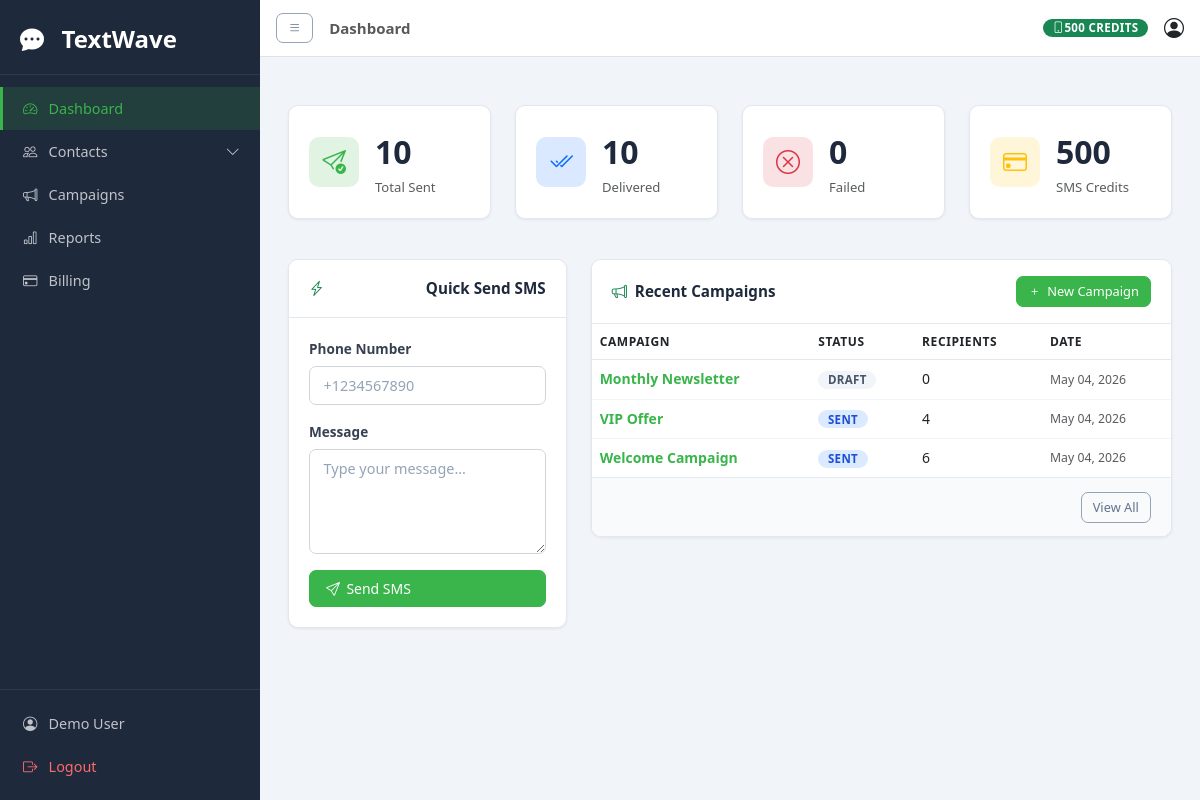
Screenshot of / (signed in) with the database file from the repository.
### apps/accounts/models.py (models this page shows, shortened)
class UserProfile(models.Model):
    user = models.OneToOneField(User, on_delete=models.CASCADE, related_name='profile')
    phone = models.CharField(max_length=20, blank=True)
    company = models.CharField(max_length=100, blank=True)
    sms_balance = models.IntegerField(default=0)
    api_key = models.CharField(max_length=64, unique=True, default='')
    sender_id = models.CharField(max_length=11, default='TextWave')
    created_at = models.DateTimeField(auto_now_add=True)
    updated_at = models.DateTimeField(auto_now=True)

### apps/campaigns/models.py (models this page shows, shortened)
class Campaign(models.Model):
    STATUS_CHOICES = [
        ('draft', 'Draft'), ('scheduled', 'Scheduled'), ('sending', 'Sending'),
        ('sent', 'Sent'), ('failed', 'Failed'),
    ]
    name = models.CharField(max_length=200)
    message = models.TextField()
    sender_id = models.CharField(max_length=11, default='TextWave')
    status = models.CharField(max_length=20, choices=STATUS_CHOICES, default='draft')
    scheduled_at = models.DateTimeField(null=True, blank=True)
    user = models.ForeignKey(User, on_delete=models.CASCADE, related_name='campaigns')
    created_at = models.DateTimeField(auto_now_add=True)
    updated_at = models.DateTimeField(auto_now=True)
    class Meta:
        ordering = ['-created_at']
    def total_recipients(self):
        return self.recipients.count()

### apps/core/views.py (the view)
# urls.py: path('', views.dashboard, name='dashboard'),
@login_required
def dashboard(request):
    user = request.user
    total_sent = CampaignRecipient.objects.filter(campaign__user=user).exclude(status='pending').count()
    delivered = CampaignRecipient.objects.filter(campaign__user=user, status='delivered').count()
    failed = CampaignRecipient.objects.filter(campaign__user=user, status='failed').count()
    balance = user.profile.sms_balance
    recent_campaigns = Campaign.objects.filter(user=user)[:5]
    contact_count = Contact.objects.filter(user=user).count()
    return render(request, 'core/dashboard.html', {
        'total_sent': total_sent, 'delivered': delivered, 'failed': failed,
        'balance': balance, 'recent_campaigns': recent_campaigns, 'contact_count': contact_count,
    })

### templates/core/dashboard.html (shortened to what this page needs)
{% extends 'base.html' %}
{% block page_title %}Dashboard{% endblock %}
{% block content %}
<div class="row g-4 mb-4">
    <div class="col-sm-6 col-lg-3">
        <div class="stat-card">
            <div class="d-flex align-items-center gap-3">
                <div class="stat-icon" style="background: rgba(57,181,75,0.15);">
                    <i class="bi bi-send-check" style="color: #39B54B;"></i>
                </div>
                <div>
                    <div class="fs-2 fw-bold">{{ total_sent }}</div>
                    <div class="text-muted small">Total Sent</div>
                </div>
            </div>
        </div>
    </div>
    <div class="col-sm-6 col-lg-3">
        <div class="stat-card">
            <div class="d-flex align-items-center gap-3">
                <div class="stat-icon" style="background: rgba(13,110,253,0.15);">
                    <i class="bi bi-check2-all" style="color: #0d6efd;"></i>
                </div>
                <div>
                    <div class="fs-2 fw-bold">{{ delivered }}</div>
                    <div class="text-muted small">Delivered</div>
                </div>
            </div>
        </div>
    </div>
    <div class="col-sm-6 col-lg-3">
        <div class="stat-card">
            <div class="d-flex align-items-center gap-3">
                <div class="stat-icon" style="background: rgba(220,53,69,0.15);">
                    <i class="bi bi-x-circle" style="color: #dc3545;"></i>
                </div>
                <div>
                    <div class="fs-2 fw-bold">{{ failed }}</div>
                    <div class="text-muted small">Failed</div>
                </div>
            </div>
        </div>
    </div>
    <div class="col-sm-6 col-lg-3">
        <div class="stat-card">
            <div class="d-flex align-items-center gap-3">
                <div class="stat-icon" style="background: rgba(255,193,7,0.15);">
                    <i class="bi bi-credit-card" style="color: #ffc107;"></i>
                </div>
                <div>
                    <div class="fs-2 fw-bold">{{ balance }}</div>
                    <div class="text-muted small">SMS Credits</div>
                </div>
            </div>
        </div>
    </div>
</div>
<div class="row g-4">
    <div class="col-lg-4">
        <div class="card h-100">
            <div class="card-header d-flex align-items-center gap-2">
                <i class="bi bi-lightning-charge text-success"></i>
                <span>Quick Send SMS</span>
            </div>
            <div class="card-body">
                <form method="post" action="{% url 'core:quick_send' %}">
                    <div class="mb-3">
                        <label class="form-label fw-semibold">Phone Number</label>
                        <input type="text" name="phone" class="form-control" placeholder="+1234567890" required>
                    </div>
                    <div class="mb-3">
                        <label class="form-label fw-semibold">Message</label>
                        <textarea name="message" class="form-control" rows="4" placeholder="Type your message..." required></textarea>
                    </div>
                    <button type="submit" class="btn btn-primary w-100">
                        <i class="bi bi-send"></i> Send SMS
                    </button>
                </form>
            </div>
        </div>
    </div>
    <div class="col-lg-8">
        <div class="card">
            <div class="card-header d-flex align-items-center justify-content-between">
                <div class="d-flex align-items-center gap-2">
                    <i class="bi bi-megaphone text-success"></i>
                    <span>Recent Campaigns</span>
                </div>
                <a href="{% url 'campaigns:campaign_create' %}" class="btn btn-success btn-sm">
                    <i class="bi bi-plus"></i> New Campaign
                </a>
            </div>
            <div class="card-body p-0">
                <div class="table-responsive">
                    <table class="table table-hover mb-0">
                        <thead>
                            <tr>
                                <th>Campaign</th>
                                <th>Status</th>
                                <th>Recipients</th>
                                <th>Date</th>
                            </tr>
                        </thead>
                        <tbody>
                            {% for campaign in recent_campaigns %}
                            <tr>
                                <td>
                                    <a href="{% url 'campaigns:campaign_detail' campaign.pk %}" class="text-decoration-none fw-semibold">
                                        {{ campaign.name }}
                                    </a>
                                </td>
                                <td>
                                    <span class="badge badge-{{ campaign.status }}">{{ campaign.get_status_display }}</span>
                                </td>
                                <td>{{ campaign.total_recipients }}</td>
                                <td class="text-muted small">{{ campaign.created_at|date:"M d, Y" }}</td>
                            </tr>
                            {% empty %}
                            <tr>
                                <td colspan="4" class="text-center text-muted py-4">
                                    No campaigns yet. <a href="{% url 'campaigns:campaign_create' %}">Create one</a>
                                </td>
                            </tr>
                            {% endfor %}
                        </tbody>
                    </table>
                </div>
            </div>
            {% if recent_campaigns %}
            <div class="card-footer text-end">
                <a href="{% url 'campaigns:campaign_list' %}" class="btn btn-outline-secondary btn-sm">View All</a>
            </div>
            {% endif %}
        </div>
    </div>
</div>
{% endblock %}

### templates/base.html (shortened to what this page needs)
{% load static %}
<!DOCTYPE html>
<html lang="en">
<head>
    <link rel="stylesheet" href="https://cdn.jsdelivr.net/npm/bootstrap@5.3.0/dist/css/bootstrap.min.css">
    <link rel="stylesheet" href="https://cdn.jsdelivr.net/npm/bootstrap-icons@1.11.0/font/bootstrap-icons.css">
    <link rel="stylesheet" href="{% static 'css/main.css' %}">
</head>
<body>
    <div class="d-flex" id="wrapper">
        <nav id="sidebar" class="sidebar">
            <div class="sidebar-brand">
                <i class="bi bi-chat-dots-fill text-white me-2" style="font-size: 1.5rem;"></i>
                <span class="text-white fw-bold fs-4">TextWave</span>
            </div>
            <ul class="sidebar-nav list-unstyled">
                <li>
                    <a href="{% url 'core:dashboard' %}" class="sidebar-link {% if request.resolver_match.url_name == 'dashboard' %}active{% endif %}">
                        <i class="bi bi-speedometer2"></i> Dashboard
                    </a>
                </li>
                <li>
                    <a href="#contactsSubmenu" data-bs-toggle="collapse" class="sidebar-link">
                        <i class="bi bi-people"></i> Contacts <i class="bi bi-chevron-down ms-auto"></i>
                    </a>
                </li>
                <li>
                    <a href="{% url 'campaigns:campaign_list' %}" class="sidebar-link {% if request.resolver_match.namespace == 'campaigns' %}active{% endif %}">
                        <i class="bi bi-megaphone"></i> Campaigns
                    </a>
                </li>
                <li>
                    <a href="{% url 'reports:report_list' %}" class="sidebar-link {% if request.resolver_match.namespace == 'reports' %}active{% endif %}">
                        <i class="bi bi-bar-chart"></i> Reports
                    </a>
                </li>
                <li>
                    <a href="{% url 'billing:billing' %}" class="sidebar-link {% if request.resolver_match.namespace == 'billing' %}active{% endif %}">
                        <i class="bi bi-credit-card"></i> Billing
                    </a>
                </li>
            </ul>
            <div class="sidebar-footer">
                <a href="{% url 'accounts:profile' %}" class="sidebar-link">
                    <i class="bi bi-person-circle"></i> {{ request.user.get_full_name|default:request.user.username }}
                </a>
                <a href="{% url 'accounts:logout' %}" class="sidebar-link" style="color: #ff6b6b;">
                    <i class="bi bi-box-arrow-right"></i> Logout
                </a>
            </div>
        </nav>
        <div id="page-content-wrapper" class="flex-grow-1">
            <nav class="navbar navbar-expand-lg navbar-light bg-white border-bottom px-3">
                <button id="menu-toggle" class="btn btn-sm btn-outline-secondary me-3">
                    <i class="bi bi-list"></i>
                </button>
                <span class="navbar-text fw-semibold">{% block page_title %}{% endblock %}</span>
                <div class="ms-auto d-flex align-items-center gap-3">
                    <span class="badge bg-success">
                        <i class="bi bi-phone"></i> {{ request.user.profile.sms_balance }} credits
                    </span>
                    <a href="{% url 'accounts:profile' %}" class="text-decoration-none text-dark">
                        <i class="bi bi-person-circle fs-5"></i>
                    </a>
                </div>
            </nav>
            <div class="container-fluid px-4 py-3">
                {% block content %}{% endblock %}
            </div>
        </div>
    </div>
</body>
</html>

### rows the page displays
Campaign: name "Monthly Newsletter", status "DRAFT", total_recipients "0", created_at "May 04, 2026"
Campaign: name "VIP Offer", status "SENT", total_recipients "4", created_at "May 04, 2026"
Campaign: name "Welcome Campaign", status "SENT", total_recipients "6", created_at "May 04, 2026"

### other values shown
{{ request.user.get_full_name|default:request.user.username }} "Demo User"
{{ request.user.profile.sms_balance }} "500"
{{ total_sent }} "10"
{{ delivered }} "10"
{{ failed }} "0"
{{ balance }} "500"
